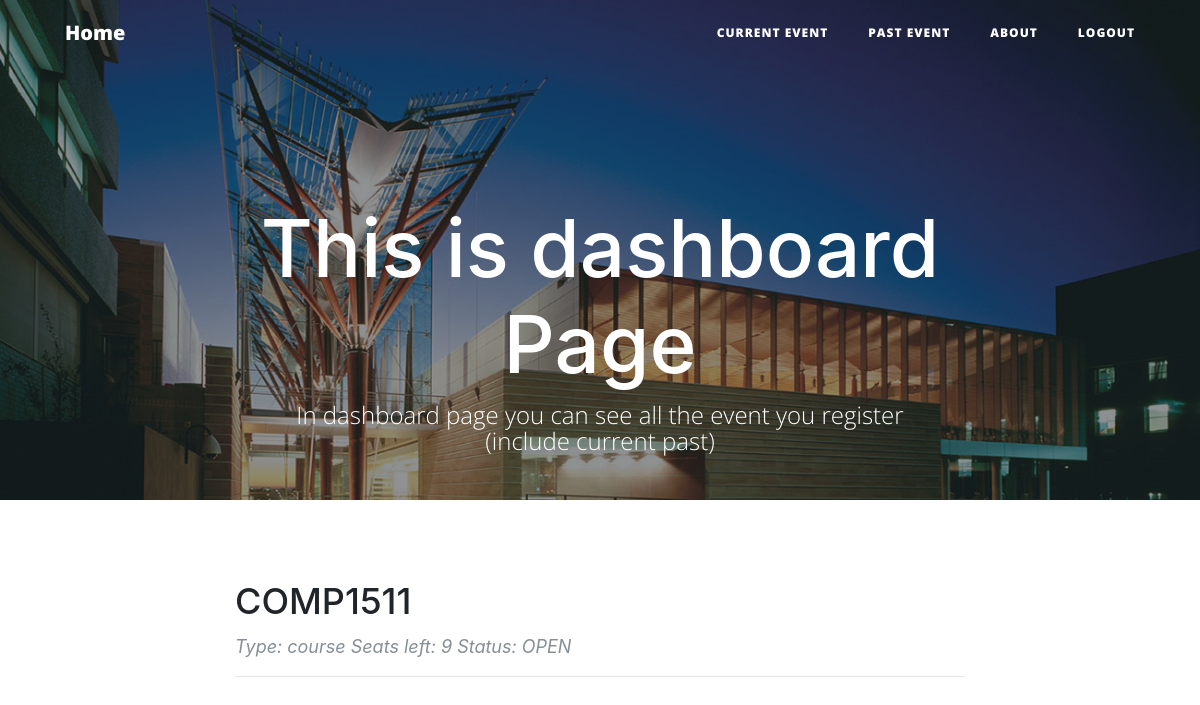
Page /dashboard/ (signed in) on the earlier database version.
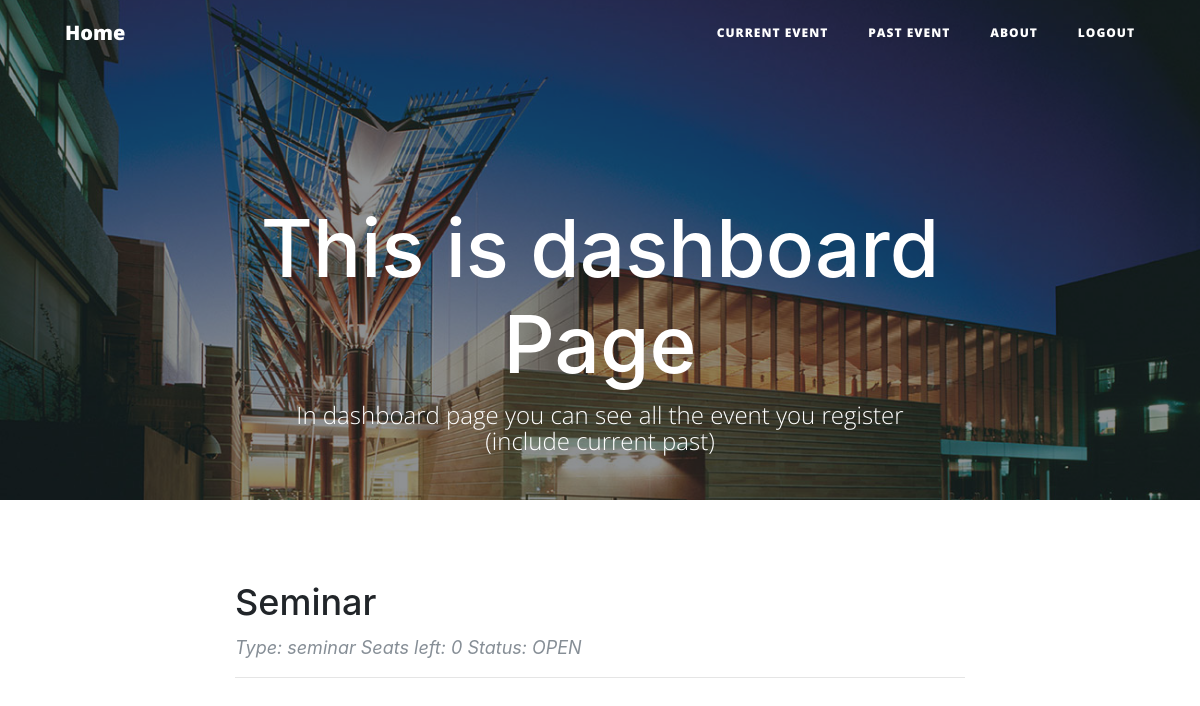
Same page on the later database version.
### event.py (models this page shows, shortened)
class Event(db.Model):
    __tablename__ = 'events'
    event_id = db.Column(db.Integer, primary_key=True)
    title = db.Column(db.String(120))
    details = db.Column(db.UnicodeText)
    start = db.Column(db.String(80))
    end = db.Column(db.String(80))
    capacity = db.Column(db.Integer)
    status = db.Column(db.String(80))
    creater = db.Column(db.String(80))
    fee = db.Column(db.Integer)
    users = db.relationship('User',secondary=event_realation,
                            backref=db.backref('event_users_all', lazy='dynamic'))

class Seminar(db.Model):
    __tablename__ = 'seminars'
    seminar_id = db.Column(db.Integer, primary_key=True)
    title = db.Column(db.String(120))
    details = db.Column(db.UnicodeText)
    start = db.Column(db.String(80))
    end = db.Column(db.String(80))
    capacity = db.Column(db.Integer)
    status = db.Column(db.String(80))
    creater = db.Column(db.String(80))
    users = db.relationship('User',secondary=seminar_realation,
                            backref=db.backref('seminar_users_all', lazy='dynamic'))
    sessions = db.relationship('Session',secondary=seminar_session,
                            backref=db.backref('session_all', lazy='dynamic'))

### route.py (the view)
@app.route('/dashboard/')
@login_required
def dashboard():
    user = Eventsystem.get_user(current_user)
    events = user.event_users_all.all()
    seminars = user.seminar_users_all.all()
    try:
        Eventsystem.check_regist(events, seminars)
        return render_template('dashboard.html',events = events, seminars = seminars)
    except ErrorMessage as error:
        return render_template('dashboard.html', dash = True, message = error.msg)

### EventSystem.py (called while the page is built)
    def get_user(current_user):
        if current_user.role != 'guest':
            user = User.query.filter_by(zid = current_user.zid).one()
        else:
            user = User.query.filter_by(name = current_user.name).one()
        return user

    def check_regist(event, seminar):
        if len(event) != 0 or len(seminar) != 0:
            return True
        raise ErrorMessage(None,'You have not regist any course or seminar!')

### event.py (called while the page is built)
    @property
    def is_authenticated(self):
        return True

    @property
    def is_anonymous(self):
        return False

### server.py (called while the page is built)
@login_manager.user_loader
def load_user(user_id):
    return User.query.get(int(user_id))

### templates/dashboard.html (shortened to what this page needs)
{% extends 'basedashboard.html' %}
{% block dash %}
<header class="masthead" style="background-image: url('{{ url_for('static',filename='asb-unsw-campus-53.jpg')}}'); width: auto; height:500px;">
    <div class="overlay"></div>
    <div class="container">
        <div class="row">
            <div class="col-lg-8 col-md-10 mx-auto">
                <div class="site-heading">
                    <h1>This is dashboard Page</h1>
                    <span class="subheading">In dashboard page you can see all the event you register</br>(include current past)</span>
                </div>
            </div>
        </div>
    </div>
</header>
<div class="container">
    <div class="row">
        <div class="col-lg-8 col-md-10 mx-auto">
            {% for event in events %}
                {% if event.status == 'OPEN' %}
                    <div class="post-preview">
                        <a href="{{ url_for('info', eventId = event.event_id) }}">
                            <h2 class="post-title">
                                {{event.title}}
                            </h2>
                        </a>
                        <p class="post-meta">Type: course Seats left: {{ event.capacity - event.events_all.count() }} Status: {{event.status}}</p>
                    </div>
                    <hr>
                {% endif %}
            {% endfor %}
        </div>
    </div>
</div>
<div class="container">
    <div class="row">
        <div class="col-lg-8 col-md-10 mx-auto">
            {% for seminar in seminars %}
                {% if seminar.status == 'OPEN' %}
                    <div class="post-preview">
                        <a href="{{ url_for('seminarinfo', seminarId = seminar.seminar_id) }}">
                            <h2 class="post-title">
                                {{seminar.title}}
                            </h2>
                        </a>
                        <p class="post-meta">Type: seminar Seats left: {{ seminar.capacity - seminar.seminars_all.count() }} Status: {{seminar.status}}</p>
                    </div>
                    <hr>
                {% endif %}
            {% endfor %}
        </div>
    </div>
</div>
{% endblock %}

Differences in the rows shown:
no longer on this page (row edited): Event: title "COMP1511", event.capacity-event.events_all.count() "9", status "OPEN"
added Seminar: title "Seminar", seminar.capacity-seminar.seminars_all.count() "0", status "OPEN"
